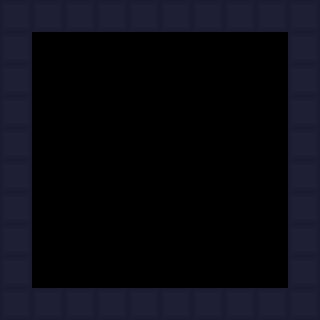

This is a level from a 2D game, rendered from its Tiled map with the project's own tilesets. A one-line summary and the complete map file follow:
An orthogonal 10x10 tile map with 32x32 px tiles, 1 tile layer (Tile Layer 1) and 2 objects.

<map version="1.2" tiledversion="1.3.5" orientation="orthogonal" renderorder="right-down" width="10" height="10" tilewidth="32" tileheight="32" infinite="0" nextlayerid="3" nextobjectid="3">
 <tileset firstgid="1" source="../allTiles.tsx" />
 <layer id="1" name="Tile Layer 1" width="10" height="10">
  <data encoding="csv">
1,1,1,1,1,1,1,1,1,1,
1,0,0,0,0,0,0,0,0,1,
1,0,0,0,0,0,0,0,0,1,
1,0,0,0,0,0,0,0,0,1,
1,0,0,0,0,0,0,0,0,1,
1,0,0,0,0,0,0,0,0,1,
1,0,0,0,0,0,0,0,0,1,
1,0,0,0,0,0,0,0,0,1,
1,0,0,0,0,0,0,0,0,1,
1,1,1,1,1,1,1,1,1,1
</data>
 </layer>
 <objectgroup id="2" name="Object Layer 1">
  <object id="1" gid="2" x="192" y="288" width="32" height="32" />
  <object id="2" gid="4" x="96" y="288" width="32" height="32" />
 </objectgroup>
</map>
